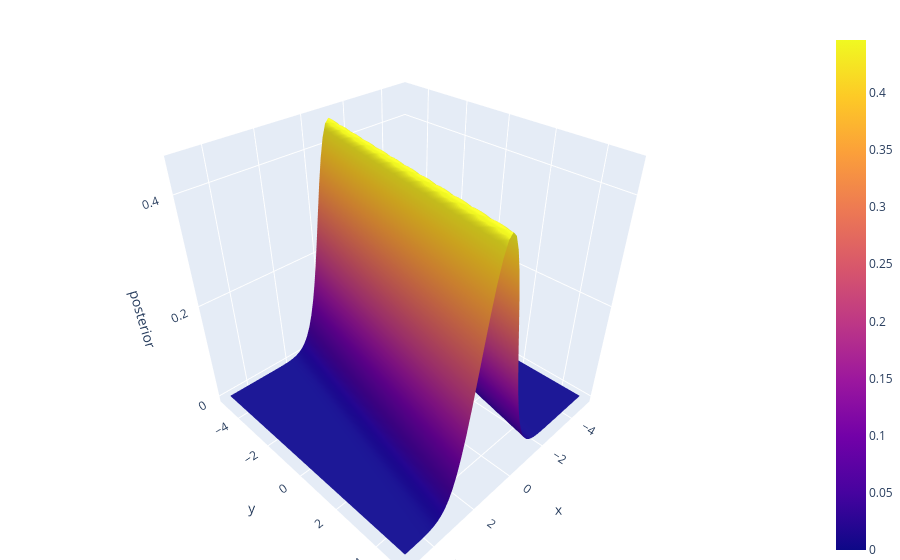

The cell this chart's notebook holds for it:
### Code cell
if __name__ == '__main__' and '__file__' not in globals():
  _plot_surface(loc_given_sensor)

### Figure 1 — Plotly figure (JSON) as saved in the notebook; plotly's stock layout.template omitted (floating-point values rounded to 4 significant figures; data arrays with more than 128 entries replaced by an {"elided": "..."} marker saying what was removed)
{"data": [{"type": "surface", "x": [-5.0, -4.833, -4.667, -4.5, -4.333, -4.167, -4.0, -3.833, -3.667, -3.5, -3.333, -3.167, -3.0, -2.833, -2.667, -2.5, -2.333, -2.167, -2.0, -1.833, -1.667, -1.5, -1.333, -1.167, -1.0, -0.8333, -0.6667, -0.5, -0.3333, -0.1667, 0.0, 0.1667, 0.3333, 0.5, 0.6667, 0.8333, 1.0, 1.167, 1.333, 1.5, 1.667, 1.833, 2.0, 2.167, 2.333, 2.5, 2.667, 2.833, 3.0, 3.167, 3.333, 3.5, 3.667, 3.833, 4.0, 4.167, 4.333, 4.5, 4.667, 4.833, 5.0], "y": [-5.0, -4.833, -4.667, -4.5, -4.333, -4.167, -4.0, -3.833, -3.667, -3.5, -3.333, -3.167, -3.0, -2.833, -2.667, -2.5, -2.333, -2.167, -2.0, -1.833, -1.667, -1.5, -1.333, -1.167, -1.0, -0.8333, -0.6667, -0.5, -0.3333, -0.1667, 0.0, 0.1667, 0.3333, 0.5, 0.6667, 0.8333, 1.0, 1.167, 1.333, 1.5, 1.667, 1.833, 2.0, 2.167, 2.333, 2.5, 2.667, 2.833, 3.0, 3.167, 3.333, 3.5, 3.667, 3.833, 4.0, 4.167, 4.333, 4.5, 4.667, 4.833, 5.0], "z": {"elided": "61x61 float values"}}], "layout": {"margin": {"b": 0, "l": 0, "r": 0, "t": 30}, "scene": {"xaxis": {"title": {"text": "x"}}, "yaxis": {"title": {"text": "y"}}, "zaxis": {"title": {"text": "posterior"}}}}}
